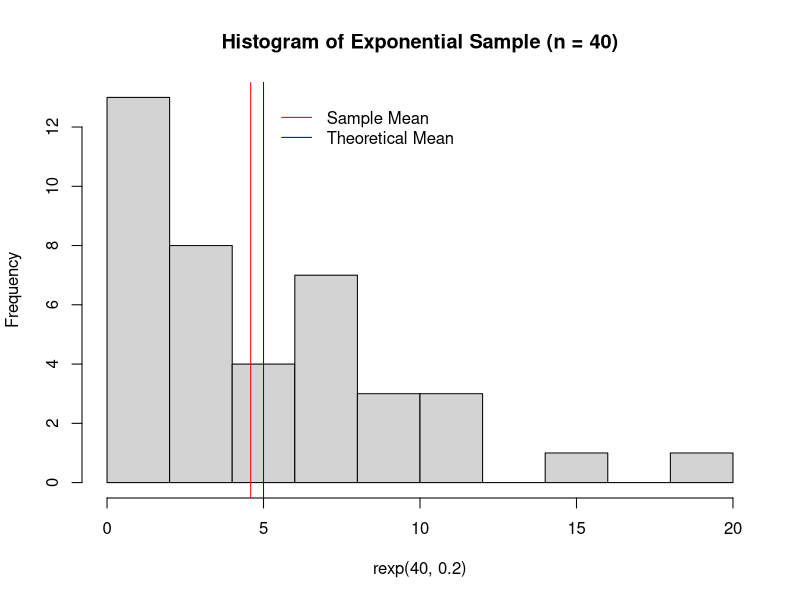
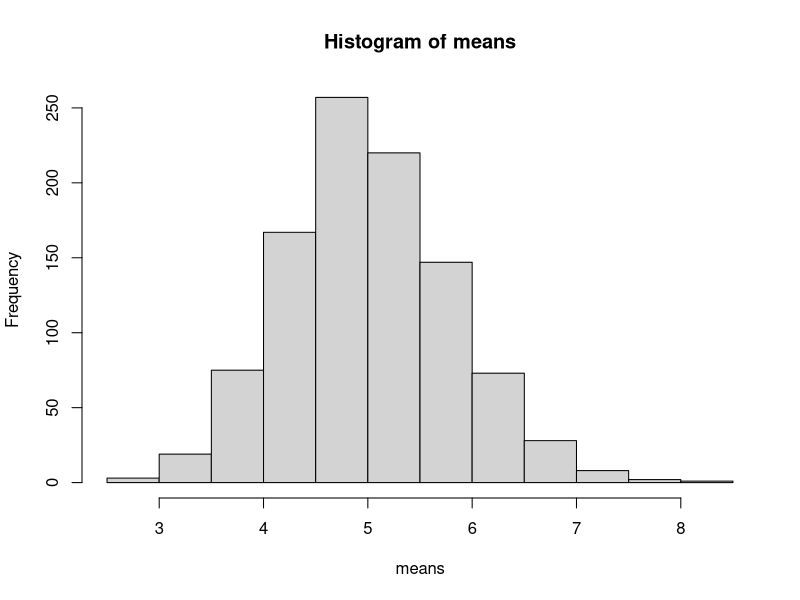

These charts were generated, in order, by the following R code:
lambda <- .2

#theoretical mean 
thmean <- 1/lambda

#sample mean 
set.seed(8675309)
samean <- mean(rexp(40, .2))
samean
hist(rexp(40, .2), bins =20, main = "Histogram of Exponential Sample (n = 40)")
abline(v = samean, col = "red")
abline(v = thmean, col = "blue")
legend(5.1,13, legend = c("Sample Mean", "Theoretical Mean"), 
       col = c("red", "blue"), lwd = 1, bty = "n")

#theoretical variance 

thvariance <- (1/lambda)^2

#sample variance
set.seed(8675309)
savariance <- (sd(rexp(40, .2)))^2
savariance


#show that the distribution is approx normal 

set.seed(8675309)
means <- NULL
for(x in 1:1000){
        means <- c(means, mean(rexp(40, .2)))
}

hist(means)

mean(means)
sd(means)
